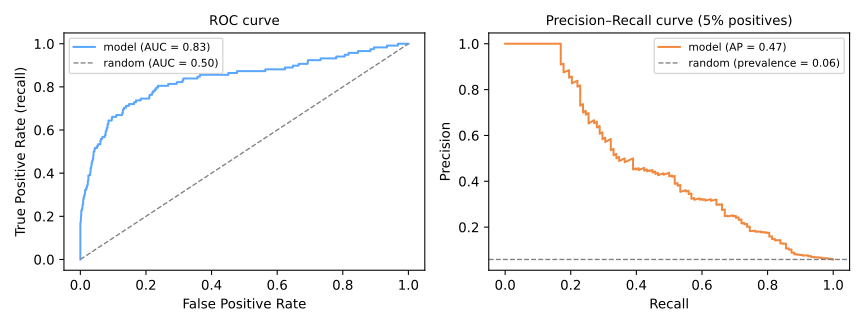

Here is the Python script that generated this plot:
import matplotlib.pyplot as plt
import numpy as np
from io import StringIO
from sklearn.datasets import make_classification
from sklearn.linear_model import LogisticRegression
from sklearn.metrics import roc_curve, roc_auc_score, precision_recall_curve, average_precision_score
from sklearn.model_selection import train_test_split

X, y = make_classification(n_samples=4000, n_features=10, n_informative=4,
                           weights=[0.95, 0.05], flip_y=0.02, random_state=4)
X_tr, X_te, y_tr, y_te = train_test_split(X, y, test_size=0.5, stratify=y, random_state=0)

proba = LogisticRegression(max_iter=1000).fit(X_tr, y_tr).predict_proba(X_te)[:, 1]

fpr, tpr, _ = roc_curve(y_te, proba)
prec, rec, _ = precision_recall_curve(y_te, proba)
auc = roc_auc_score(y_te, proba)
ap = average_precision_score(y_te, proba)
prevalence = y_te.mean()

fig, axes = plt.subplots(1, 2, figsize=(9, 3.4))

axes[0].plot(fpr, tpr, color='#58a6ff', label=f'model (AUC = {auc:.2f})')
axes[0].plot([0, 1], [0, 1], '--', color='gray', linewidth=1, label='random (AUC = 0.50)')
axes[0].set_xlabel('False Positive Rate')
axes[0].set_ylabel('True Positive Rate (recall)')
axes[0].set_title('ROC curve', fontsize=10)
axes[0].legend(fontsize=8)

axes[1].plot(rec, prec, color='#f0883e', label=f'model (AP = {ap:.2f})')
axes[1].axhline(prevalence, color='gray', linestyle='--', linewidth=1,
                label=f'random (prevalence = {prevalence:.2f})')
axes[1].set_xlabel('Recall')
axes[1].set_ylabel('Precision')
axes[1].set_title('Precision–Recall curve (5% positives)', fontsize=10)
axes[1].legend(fontsize=8)

plt.tight_layout()

buffer = StringIO()
plt.savefig(buffer, format="svg", transparent=True)
print(buffer.getvalue())

plt.close()
